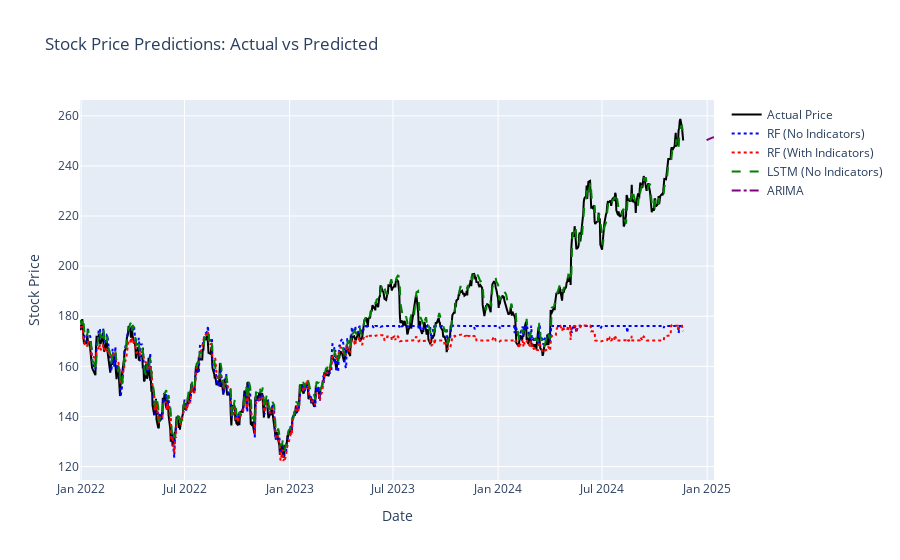

The notebook cell this image was saved under:
### Code cell
import plotly.graph_objects as go

fig = go.Figure()

# Add Actual Prices
fig.add_trace(go.Scatter(x=test_dates, y=actual_prices, mode='lines', name='Actual Price', line=dict(color='black')))

# Add Predictions
fig.add_trace(go.Scatter(x=test_dates, y=rf_no_ind_df["Predicted"], mode='lines', name='RF (No Indicators)', line=dict(dash='dot', color='blue')))
fig.add_trace(go.Scatter(x=test_dates, y=rf_with_ind_df["Predicted"], mode='lines', name='RF (With Indicators)', line=dict(dash='dot', color='red')))
fig.add_trace(go.Scatter(x=lstm_no_ind_df["Date"], y=lstm_no_ind_df["Predicted"], mode='lines', name='LSTM (No Indicators)', line=dict(dash='dash', color='green')))
fig.add_trace(go.Scatter(x=arima_preds_df["Date"], y=arima_preds_df["Forecast"], mode='lines', name='ARIMA', line=dict(dash='dashdot', color='purple')))

# Customize Layout
fig.update_layout(title="Stock Price Predictions: Actual vs Predicted",
                  xaxis_title="Date",
                  yaxis_title="Stock Price")

fig.show()

### Figure 1 — Plotly figure (JSON) as saved in the notebook; plotly's stock layout.template omitted (floating-point values rounded to 4 significant figures; data arrays with more than 128 entries replaced by an {"elided": "..."} marker saying what was removed)
{"data": [{"line": {"color": "black"}, "mode": "lines", "name": "Actual Price", "type": "scatter", "x": {"elided": "755 str values"}, "y": {"elided": "755 float values"}}, {"line": {"color": "blue", "dash": "dot"}, "mode": "lines", "name": "RF (No Indicators)", "type": "scatter", "x": {"elided": "755 str values"}, "y": {"elided": "755 float values"}}, {"line": {"color": "red", "dash": "dot"}, "mode": "lines", "name": "RF (With Indicators)", "type": "scatter", "x": {"elided": "755 str values"}, "y": {"elided": "755 float values"}}, {"line": {"color": "green", "dash": "dash"}, "mode": "lines", "name": "LSTM (No Indicators)", "type": "scatter", "x": {"elided": "755 str values"}, "y": {"elided": "755 float values"}}, {"line": {"color": "purple", "dash": "dashdot"}, "mode": "lines", "name": "ARIMA", "type": "scatter", "x": ["2024-12-31T00:00:00.000000000", "2025-01-01T00:00:00.000000000", "2025-01-02T00:00:00.000000000", "2025-01-03T00:00:00.000000000", "2025-01-06T00:00:00.000000000", "2025-01-07T00:00:00.000000000", "2025-01-08T00:00:00.000000000", "2025-01-09T00:00:00.000000000", "2025-01-10T00:00:00.000000000", "2025-01-13T00:00:00.000000000"], "y": [250.3, 250.4, 250.6, 250.7, 250.8, 250.9, 251.1, 251.2, 251.3, 251.4]}], "layout": {"title": {"text": "Stock Price Predictions: Actual vs Predicted"}, "xaxis": {"title": {"text": "Date"}}, "yaxis": {"title": {"text": "Stock Price"}}}}
